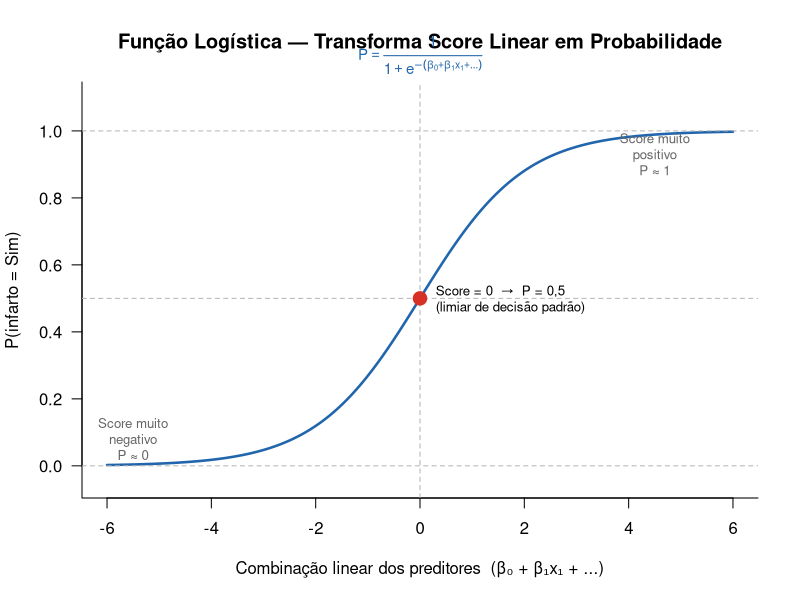

Write the R code that produced this figure. (Note: this script raises an error after producing the figure.)
# ══════════════════════════════════════════════════════════════════════════════
# NHANES 2021-2023 — Regressão Logística para Predição de Infarto (baseline)
# Rode setup.R antes para ter nhanes_cardio disponível
# ══════════════════════════════════════════════════════════════════════════════

# ── 1. Dados ─────────────────────────────────────────────────────────────────
# dados, dados_treino e dados_teste preparados pelo 00_setup.R

# ══════════════════════════════════════════════════════════════════════════════
# 2. CONCEITO CENTRAL: A FUNÇÃO LOGÍSTICA
# ══════════════════════════════════════════════════════════════════════════════
# A regressão logística modela a PROBABILIDADE de um evento (infarto = "Sim")
# como função linear dos preditores, transformada pela função logística:
#
#   P(Y=1) = 1 / (1 + e^(-(β0 + β1·x1 + β2·x2 + ...)))
#
# O resultado é sempre entre 0 e 1 — ao contrário da regressão linear,
# que poderia prever valores absurdos como P = -0.3 ou P = 1.7.
#
# Os coeficientes β são interpretados como LOG-ODDS:
#   e^β = Odds Ratio (OR) — quanto a chance de infarto muda por unidade do preditor.

x_vals   <- seq(-6, 6, by = 0.05)
log_vals <- 1 / (1 + exp(-x_vals))

plot(
  x_vals, log_vals,
  type = "l", lwd = 2.5, col = "#2166ac",
  xlab = "Combinação linear dos preditores  (β₀ + β₁x₁ + ...)",
  ylab = "P(infarto = Sim)",
  main = "Função Logística — Transforma Score Linear em Probabilidade",
  las  = 1, bty = "l", ylim = c(-0.05, 1.1)
)
abline(h = c(0, 0.5, 1), lty = 2, col = "gray70")
abline(v = 0,             lty = 2, col = "gray70")
points(0, 0.5, pch = 19, col = "#d73027", cex = 1.8)
text(0.3, 0.50, "Score = 0  →  P = 0,5\n(limiar de decisão padrão)", adj = 0, cex = 0.8)
text(-5.5, 0.08, "Score muito\nnegativo\nP ≈ 0", cex = 0.8, col = "gray40")
text( 4.5, 0.93, "Score muito\npositivo\nP ≈ 1", cex = 0.8, col = "gray40")
mtext(expression(P == frac(1, 1 + e^{-(beta[0] + beta[1]*x[1] + ldots)})),
      side = 3, line = 0.2, cex = 0.9, col = "#2166ac")
dev.copy(png, "output/01_logistic_regression/funcao_logistica.png", width = 900, height = 700, res = 120)
dev.off()

# ══════════════════════════════════════════════════════════════════════════════
# 3. AJUSTE DO MODELO
# ══════════════════════════════════════════════════════════════════════════════

# 3.1 Recipe
# step_dummy: converte fatores em dummies (0/1)
# step_normalize: padroniza contínuas → coeficientes comparáveis entre si
receita_lr <- recipe(infarto ~ ., data = dados_treino) %>%
  step_dummy(all_nominal_predictors(), one_hot = FALSE) %>%
  step_normalize(all_numeric_predictors())

# 3.2 Especificação
espec_lr <- logistic_reg() %>%
  set_engine("glm") %>%
  set_mode("classification")

# 3.3 Workflow
wf_lr <- workflow() %>%
  add_recipe(receita_lr) %>%
  add_model(espec_lr)

# 3.4 Treinar
modelo_lr <- wf_lr %>% fit(data = dados_treino)

# ══════════════════════════════════════════════════════════════════════════════
# 4. INTERPRETAÇÃO: ODDS RATIOS
# ══════════════════════════════════════════════════════════════════════════════
# O coeficiente β de cada preditor é o log-odds.
# e^β = Odds Ratio: quanto a CHANCE de infarto multiplica por unidade do preditor.
#   OR > 1 → aumenta o risco
#   OR < 1 → reduz o risco
#   OR = 1 → sem efeito
#
# Intervalo de confiança: se o IC não cruza 1, o efeito é estatisticamente
# significativo (equivalente ao p < 0.05 no modelo logístico).

coefs <- tidy(extract_fit_engine(modelo_lr), conf.int = TRUE) %>%
  filter(term != "(Intercept)") %>%
  mutate(
    OR      = exp(estimate),
    OR_low  = exp(conf.low),
    OR_high = exp(conf.high)
  )

print(coefs %>% select(term, OR, OR_low, OR_high, p.value))

# Gráfico de forest plot dos Odds Ratios
p_or <- ggplot(coefs, aes(x = OR, y = reorder(term, OR))) +
  geom_vline(xintercept = 1, linetype = "dashed", color = "gray50") +
  geom_errorbarh(aes(xmin = OR_low, xmax = OR_high), height = 0.2, color = "#555555") +
  geom_point(aes(color = OR > 1), size = 3) +
  scale_color_manual(values = c("TRUE" = "#d73027", "FALSE" = "#2166ac"),
                     labels = c("TRUE" = "Aumenta risco", "FALSE" = "Reduz risco")) +
  labs(
    title    = "Odds Ratios — Regressão Logística (NHANES 2021-2023)",
    subtitle = "Linha vertical = OR 1 (sem efeito)  |  Barras = IC 95%",
    x        = "Razão de Chances (Odds Ratio)",
    y        = NULL,
    color    = NULL
  ) +
  theme_minimal(base_size = 13) +
  theme(legend.position = "top")
print(p_or)
ggsave("output/01_logistic_regression/odds_ratios.png", plot = p_or,
       width = 8, height = 6, dpi = 150, bg = "white")

# ══════════════════════════════════════════════════════════════════════════════
# 5. AVALIAÇÃO: CURVA ROC + AUC
# ══════════════════════════════════════════════════════════════════════════════
# Usamos ROC + AUC — mesma abordagem dos scripts seguintes, para comparação.

probs_teste <- predict(modelo_lr, dados_teste, type = "prob") %>%
  bind_cols(dados_teste %>% select(infarto))

col_evento <- paste0(".pred_", levels(dados_teste$infarto)[1])

probs_roc <- probs_teste %>%
  rename(prob_evento = all_of(col_evento))

auc_lr <- roc_auc(probs_roc, truth = infarto, prob_evento)
cat("AUC da Regressão Logística:", round(auc_lr$.estimate, 3), "\n")

# Ponto ótimo: critério de Youden — maximiza sensibilidade + especificidade
# J = sens + spec - 1  →  equivalente a minimizar a distância ao canto (0,1)
roc_df <- roc_curve(probs_roc, truth = infarto, prob_evento)
ponto_otimo <- roc_df %>%
  mutate(youden = sensitivity + specificity - 1) %>%
  slice_max(youden, n = 1)

cat(sprintf(
  "Limiar ótimo (Youden): %.3f  |  Sensibilidade: %.3f  |  Especificidade: %.3f\n",
  ponto_otimo$.threshold, ponto_otimo$sensitivity, ponto_otimo$specificity
))

p_roc <- roc_df %>%
  autoplot() +
  geom_point(
    data  = ponto_otimo,
    aes(x = 1 - specificity, y = sensitivity),
    color = "#d73027", size = 3.5
  ) +
  annotate(
    "text",
    x     = 1 - ponto_otimo$specificity + 0.03,
    y     = ponto_otimo$sensitivity - 0.04,
    label = sprintf("Limiar ótimo\n(Youden = %.2f)", max(roc_df$sensitivity + roc_df$specificity - 1, na.rm = TRUE)),
    hjust = 0, size = 3.2, color = "#d73027"
  ) +
  labs(
    title   = "Curva ROC — Regressão Logística (NHANES 2021-2023)",
    x       = "1 - Especificidade  (taxa de falsos positivos)",
    y       = "Sensibilidade  (taxa de verdadeiros positivos)",
    caption = paste0(
      "AUC = ", round(auc_lr$.estimate, 3),
      "  |  Diagonal pontilhada = modelo aleatório (AUC = 0,5)",
      "  |  Ponto vermelho = limiar ótimo (Youden)"
    )
  ) +
  theme_minimal(base_size = 12) +
  theme(plot.caption = element_text(color = "gray40", size = 9))
print(p_roc)
ggsave("output/01_logistic_regression/roc.png", plot = p_roc,
       width = 7, height = 6, dpi = 150, bg = "white")

# ══════════════════════════════════════════════════════════════════════════════
# fim do script ────────────────────────────────────────────────────────────────
# ══════════════════════════════════════════════════════════════════════════════
